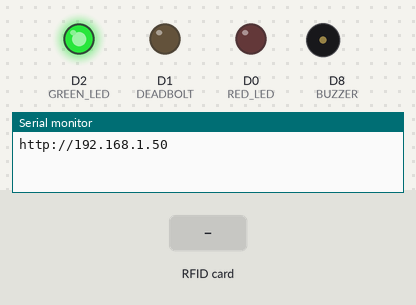
Simulated run of this sketch. Board: ESP8266 (NodeMCU). Parts: output pins drawn as LEDs (lit = HIGH), buzzer (waves = sounding), the last lines printed to the serial monitor. The inputs (shaded band) are chosen by the test bench. WiFi joins after 1.5 s; servers stay silent unless stated; random numbers use the default seed unless the sketch sets one; pins used as bus, display or sensor lines are not drawn.

Above: at 2.7 s.
2.8 s: RFID card B6 33 ED F8 held to the reader
At 3.6 s:
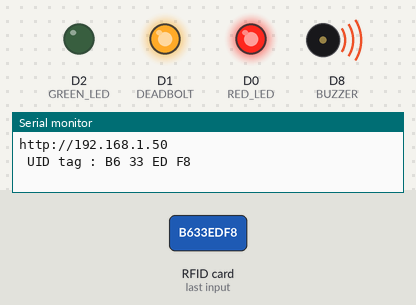
Timing chart, 0 to 10.3 s (numbered marks = the images above; inputs shaded):
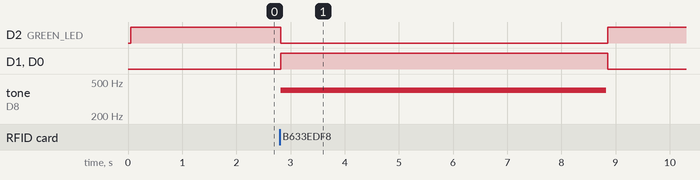

The sketch:

HttpBasicAuth.ino
```cpp
#include <ESP8266WiFi.h>
#include <ESP8266mDNS.h>
#include <ArduinoOTA.h>
#include <ESP8266WebServer.h>
#include <SPI.h>
#include <MFRC522.h>

#define BUZZER D8
#define DEADBOLT D1
#define RED_LED D0
#define GREEN_LED D2
#define RST_PIN D3
#define SS_PIN D4
#define STASSID "Honda-ASUS"
#define STAPSK  "mobydick"
#define PINCODE "123456"
#define UNLOCKED_DELAY 6000


int beats[] = { 1, 2, 4};
int beatsLength = 3;

// Found at https://pages.mtu.edu/~suits/notefreqs.html
int tones[] = {523, 587, 659, 698, 784, 880, 988,
              1047, 1175, 1319, 1397, 1568, 1760, 1976};

int tonesLength = 14;
int tempo = 100;

MFRC522 mfrc522(SS_PIN, RST_PIN);   // Create MFRC522 instance.

ESP8266WebServer server(80);

char ptr[] = "<!DOCTYPE html>"
"<html lang=\"en\">\n"
"\n"
"<head>\n"
"  <meta charset=\"UTF-8\">\n"
"  <meta http-equiv=\"X-UA-Compatible\" content=\"IE=edge\">\n"
"  <meta name=\"viewport\" content=\"width=device-width, initial-scale=1.0\">\n"
"  <title>Document</title>\n"
"</head>\n"
"\n"
"<body>\n"
"  <h1 id=\"displayPin\" style=\"text-align:center;height:30px\"></h1>\n"
"    <div>\n"
"      <button onclick=\"addNum(1)\" style=\"font-size:1.5em; width:30%;padding:0.5em;\">1</button>\n"
"      <button onclick=\"addNum(2)\" style=\"font-size:1.5em; width:30%;padding:0.5em;\">2</button>\n"
"      <button onclick=\"addNum(3)\" style=\"font-size:1.5em; width:30%;padding:0.5em;\">3</button>\n"
"    </div>\n"
"    <div>\n"
"      <button onclick=\"addNum(4)\" style=\"font-size:1.5em; width:30%;padding:0.5em;\">4</button>\n"
"      <button onclick=\"addNum(5)\" style=\"font-size:1.5em; width:30%;padding:0.5em;\">5</button>\n"
"      <button onclick=\"addNum(6)\" style=\"font-size:1.5em; width:30%;padding:0.5em;\">6</button>\n"
"    </div>\n"
"    <div>\n"
"      <button onclick=\"addNum(7)\" style=\"font-size:1.5em; width:30%;padding:0.5em;\">7</button>\n"
"      <button onclick=\"addNum(8)\" style=\"font-size:1.5em; width:30%;padding:0.5em;\">8</button>\n"
"      <button onclick=\"addNum(9)\" style=\"font-size:1.5em; width:30%;padding:0.5em;\">9</button>\n"
"    </div>\n"
"    <div>\n"
"      <button onclick=\"clearNums()\" style=\"background-color:red; font-size:1.5em; width:30%;padding:0.5em;\">X</button>\n"
"      <button onclick=\"addNum(0)\" style=\"font-size:1.5em; width:30%;padding:0.5em;\">0</button>\n"
"      <button id=\"submitPin\" type=\"button\" style=\"background-color:green;font-size:1.5em; width:30%;padding:0.5em;\">&gt</button>\n"
"    </div>\n"
"    <h1 id=\"statusSection\" style=\"text-align:center;color:maroon;\">Locked</h4>\n"
"\n"
"<script>\n"
"  let displayPin = document.getElementById(\"displayPin\");\n"
"  let submitPin = document.getElementById(\"submitPin\");\n"
"  let statusSection = document.getElementById(\"statusSection\");\n"
"\n"
"  function addNum(num) {\n"
"    if (displayPin.innerHTML.length < 6) {\n"
"      displayPin.innerHTML += num\n"
"    }\n"
"  }\n"
"\n"
"  function clearNums() {\n"
"    displayPin.innerHTML = \"\"\n"
"  }\n"
"\n"
"  function sendPinCode() {\n"
"    let XHR = new XMLHttpRequest();\n"
"    XHR.onload = () => {\n"
"      console.log(XHR.responseText)\n"
"      let body = JSON.parse(XHR.responseText);\n"
"\n"
"      if (XHR.status == 200) {\n"
"        statusSection.innerHTML = body[\'response\'];\n"
"      } else if (XHR.status == 400) {\n"
"        statusSection.innerHTML = \"Incorrect Pin\";\n"
"      } else {\n"
"        statusSection.innerHTML = \"Error\";\n"
"      }\n"
"      setTimeout(()=> {\n"
"          statusSection.innerHTML = \"Locked\";\n"
"        },6000);\n"
"    }\n"
"    XHR.onerror = () => { alert(\"Server Error\") };\n"
"    XHR.open(\"POST\", \"http://\" + window.location.hostname + \"/unlock\");\n"
"    XHR.send(JSON.stringify({ \"pin\": displayPin.innerText }));\n"
"  }\n"
"\n"
"  submitPin.onclick = sendPinCode;\n"
"</script>\n"
"</body>\n"
"</html>\n";


void playTone(int tone, int duration) {
  for (long i = 0; i < duration * 1000L; i += tone * 2) {
    digitalWrite(BUZZER, HIGH);
    delayMicroseconds(tone);
    digitalWrite(BUZZER, LOW);
    delayMicroseconds(tone);
  }
}

void playMelody(int duration) {
  int timeCount = 0;
  while (timeCount < duration) {
    int beat = beats[random(0, beatsLength)];
    playTone(tones[random(0, tonesLength)], beat*tempo) ;
    delay(tempo);
    timeCount += (beat * tempo) + tempo;
  }
}

void unlock() {
    digitalWrite(DEADBOLT, HIGH);
    digitalWrite(RED_LED, HIGH);
    digitalWrite(GREEN_LED, LOW);
    tone(BUZZER, 400, UNLOCKED_DELAY);
    playMelody(UNLOCKED_DELAY);
    digitalWrite(DEADBOLT, LOW);
      digitalWrite(RED_LED, LOW);
    digitalWrite(GREEN_LED, HIGH);
}

void handleRoot() {
    server.send(200, "text/html", ptr);
}

void handleUnlock() {
    if (handlePinAuth()) {
      unlock();
    }
}

bool handlePinAuth() {
  if (!server.hasArg("plain")){     //Parameter not found
    server.send(400, "application/json", "{\"response\":\"Enter a pin\"}");
  }
  else if (verifyPin(server.arg("plain"))) {
    server.send(200, "application/json", "{\"response\":\"Unlocked\"}");
    return true;
  }
  else {
    server.send(400, "application/json", "{\"reponse\": \"Incorrect pin\"}");
  }
  return false;
}
bool verifyPin(String jsonString) {
  int j = 0;
  for (int i = 8; i < 14; i++) {
    if (jsonString[i] != PINCODE[j]) {
      return false;
    }
    j++;
  }
  return true;
}

void handleNotFound(){
  server.send(404, "text/plain", "404: Not found"); // Send HTTP status 404 (Not Found) when there's no handler for the URI in the request
}

void handleRFID() {
    if ( ! mfrc522.PICC_IsNewCardPresent())
  {
    return;
  }
  // Select one of the cards
  if ( ! mfrc522.PICC_ReadCardSerial())
  {
    Serial.println("Can't read serial data");
    return;
  }
  //Show UID on serial monitor
  Serial.println();
  Serial.print(" UID tag :");
  String content= "";
  byte letter;
  for (byte i = 0; i < mfrc522.uid.size; i++)
  {
     Serial.print(mfrc522.uid.uidByte[i] < 0x10 ? " 0" : " ");
     Serial.print(mfrc522.uid.uidByte[i], HEX);
     content.concat(String(mfrc522.uid.uidByte[i] < 0x10 ? " 0" : " "));
     content.concat(String(mfrc522.uid.uidByte[i], HEX));
  }
  content.toUpperCase();
  Serial.println();
  if (content.substring(1) == "B6 33 ED F8"||
      content.substring(1)=="09 8F 68 99"||
      content.substring(1)=="A9 81 AE 98"||
      content.substring(1)=="49 3D A3 98"||
      content.substring(1)== "16 17 EA F8" ||
      content.substring(1)=="36 D4 2A F9") {

    unlock();
  }
}

void setup() {

  Serial.begin(115200);   // Initiate a serial communication
  SPI.begin();      // Initiate  SPI bus
  mfrc522.PCD_Init();   // Initiate MFRC522

  // Initialize buzzer and deadbolt signal to ouputs, low
  pinMode(DEADBOLT, OUTPUT);
  pinMode(BUZZER, OUTPUT);
  pinMode(RED_LED, OUTPUT);
  pinMode(GREEN_LED, OUTPUT);
  digitalWrite(DEADBOLT,LOW);
  digitalWrite(BUZZER,LOW);
  digitalWrite(RED_LED, LOW);
  digitalWrite(GREEN_LED, HIGH);


  WiFi.mode(WIFI_STA);
  WiFi.begin(STASSID, STAPSK);

  if (WiFi.waitForConnectResult() != WL_CONNECTED) {
    Serial.println("WiFi Connect Failed! Rebooting...");
    delay(200);
    ESP.restart();
  }

  if (!MDNS.begin("deadbolt")) {             // Start the mDNS responder for esp8266.local
    Serial.println("Error setting up MDNS responder!");
  }
  MDNS.addService("http", "tcp", 80);


    ArduinoOTA.onStart([]() {
    Serial.println("Start");
  });
  ArduinoOTA.onEnd([]() {
    Serial.println("\nEnd");
  });
  ArduinoOTA.onProgress([](unsigned int progress, unsigned int total) {
    Serial.printf("Progress: %u%%\r", (progress / (total / 100)));
  });
  ArduinoOTA.onError([](ota_error_t error) {
    Serial.printf("Error[%u]: ", error);
    if (error == OTA_AUTH_ERROR) Serial.println("Auth Failed");
    else if (error == OTA_BEGIN_ERROR) Serial.println("Begin Failed");
    else if (error == OTA_CONNECT_ERROR) Serial.println("Connect Failed");
    else if (error == OTA_RECEIVE_ERROR) Serial.println("Receive Failed");
    else if (error == OTA_END_ERROR) Serial.println("End Failed");
  });
  ArduinoOTA.begin();
  ArduinoOTA.setHostname("hondaesp");
  ArduinoOTA.setPassword("mobydick");

  // <-------- API -------->
  server.on("/", HTTP_GET, handleRoot);

  server.on("/unlock", HTTP_POST, handleUnlock);

  server.onNotFound(handleNotFound);

  server.begin();
  Serial.print("http://");
  Serial.println(WiFi.localIP());

}


void loop() {
  ArduinoOTA.handle();
  server.handleClient();
  handleRFID();
  MDNS.update();
}
```

Measured:
- after the input at 2.8 s, D2 (GREEN_LED): HIGH → LOW at once, → HIGH 6.0 s later; D1 (DEADBOLT), D0 (RED_LED): LOW → HIGH at once, → LOW 6.0 s later; tone on D8 (BUZZER): silent → 400 Hz at once, → silent 6.0 s later
